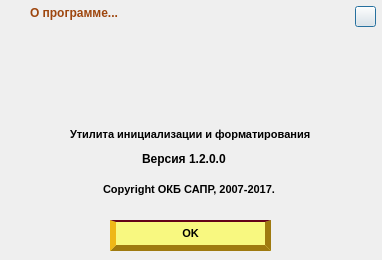
<?xml version="1.0" encoding="UTF-8"?>
<ui version="4.0">
 <class>dlg_aboutProg</class>
 <widget class="QDialog" name="dlg_aboutProg">
  <property name="geometry">
   <rect>
    <x>0</x>
    <y>0</y>
    <width>382</width>
    <height>260</height>
   </rect>
  </property>
  <property name="font">
   <font>
    <pointsize>9</pointsize>
    <weight>75</weight>
    <bold>true</bold>
   </font>
  </property>
  <property name="windowTitle">
   <string>Dialog</string>
  </property>
  <property name="styleSheet">
   <string notr="true">QDialog {
    border-image: url(&quot;:/images/aboutProgramm.png&quot;) 0 0 0 0;
	}
</string>
  </property>
  <widget class="QPushButton" name="btnClose">
   <property name="geometry">
    <rect>
     <x>355</x>
     <y>6</y>
     <width>21</width>
     <height>21</height>
    </rect>
   </property>
   <property name="styleSheet">
    <string notr="true">QPushButton {
     background:url(&quot;:/images/close.png&quot;);
  }

 QPushButton:hover {
 background-image:url(&quot;:/images/close1.png&quot;);
}
</string>
   </property>
   <property name="text">
    <string/>
   </property>
  </widget>
  <widget class="QPushButton" name="btnOk">
   <property name="geometry">
    <rect>
     <x>110</x>
     <y>220</y>
     <width>161</width>
     <height>31</height>
    </rect>
   </property>
   <property name="font">
    <font>
     <pointsize>8</pointsize>
    </font>
   </property>
   <property name="styleSheet">
    <string notr="true">QPushButton {
     background-color: rgb(248, 248, 128);

    border-top: 2px solid rgb(100, 2, 24);
  border-right: 6px outset rgb(159, 122, 16);
  border-bottom: 6px outset rgb(159, 122, 16);
  border-left: 6px outset rgb(159, 122, 16);

 }

 QPushButton:hover {
background-color: rgb(248, 238, 0);
  border-right: 6px outset rgb(200, 122, 16);
  border-bottom: 6px outset rgb(200, 122, 16);
  border-left: 6px outset rgb(200, 122, 16);
}</string>
   </property>
   <property name="text">
    <string>ОK</string>
   </property>
  </widget>
  <widget class="QLabel" name="label">
   <property name="geometry">
    <rect>
     <x>30</x>
     <y>2</y>
     <width>191</width>
     <height>21</height>
    </rect>
   </property>
   <property name="font">
    <font>
     <pointsize>9</pointsize>
     <weight>75</weight>
     <bold>true</bold>
    </font>
   </property>
   <property name="styleSheet">
    <string notr="true">QLabel {
color: rgb(158, 70, 14);
}</string>
   </property>
   <property name="text">
    <string>О программе...</string>
   </property>
  </widget>
  <widget class="QLabel" name="label_2">
   <property name="geometry">
    <rect>
     <x>70</x>
     <y>124</y>
     <width>301</width>
     <height>20</height>
    </rect>
   </property>
   <property name="font">
    <font>
     <pointsize>8</pointsize>
     <weight>75</weight>
     <bold>true</bold>
    </font>
   </property>
   <property name="text">
    <string>Утилита инициализации и форматирования</string>
   </property>
  </widget>
  <widget class="QLabel" name="label_3">
   <property name="geometry">
    <rect>
     <x>142</x>
     <y>151</y>
     <width>151</width>
     <height>16</height>
    </rect>
   </property>
   <property name="font">
    <font>
     <pointsize>9</pointsize>
    </font>
   </property>
   <property name="text">
    <string>Версия 1.2.0.0</string>
   </property>
  </widget>
  <widget class="QLabel" name="label_4">
   <property name="geometry">
    <rect>
     <x>103</x>
     <y>179</y>
     <width>251</width>
     <height>20</height>
    </rect>
   </property>
   <property name="font">
    <font>
     <pointsize>8</pointsize>
    </font>
   </property>
   <property name="text">
    <string>Copyright ОКБ САПР, 2007-2017.</string>
   </property>
  </widget>
 </widget>
 <resources/>
 <connections/>
</ui>
